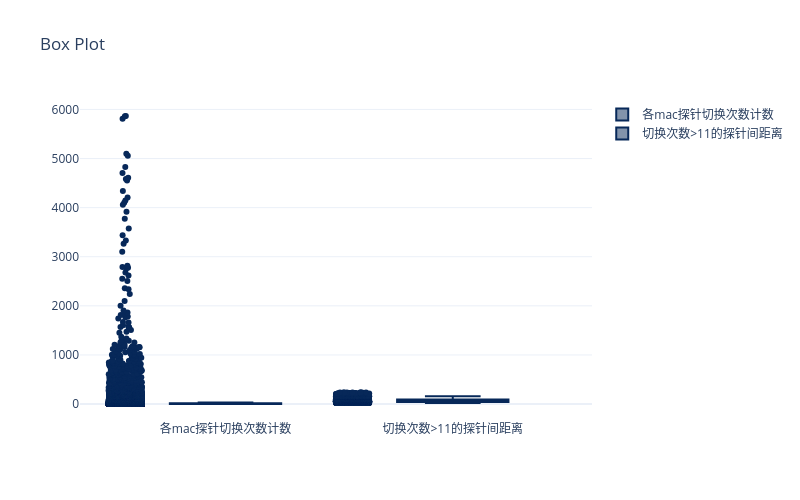

Write notebook code for a chart like this one.
### Code cell
#上限为11，当两个探针间切换次数超过11，则将这两个探针的轨迹视为跳动轨迹
#当之间距离>=160.5.9/88.04,则不视为跳动轨迹
myplot.Boxes([(df_count['count'],"各mac探针切换次数计数"),
              (df_count[df_count['count']>11].distance,'切换次数>11的探针间距离'),
              ])

### Figure 1 — Plotly figure (JSON) as saved in the notebook; plotly's stock layout.template omitted (floating-point values rounded to 4 significant figures; data arrays with more than 128 entries replaced by an {"elided": "..."} marker saying what was removed)
{"data": [{"boxpoints": "all", "jitter": 0.3, "line": {"color": "rgb(7,40,89)"}, "marker": {"color": "rgb(7,40,89)"}, "name": "各mac探针切换次数计数", "pointpos": -1.8, "type": "box", "y": {"elided": "13994 int values"}}, {"boxpoints": "all", "jitter": 0.3, "line": {"color": "rgb(7,40,89)"}, "marker": {"color": "rgb(7,40,89)"}, "name": "切换次数>11的探针间距离", "pointpos": -1.8, "type": "box", "y": {"elided": "3835 float values"}}], "layout": {"height": 500, "title": {"text": "Box Plot"}, "width": 800}}
